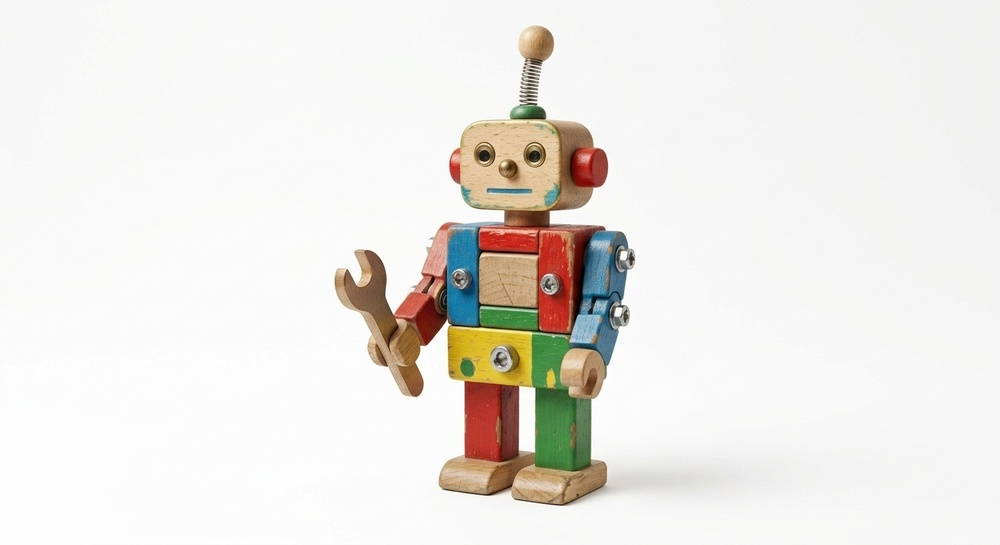
#> input picture Поиск ключевых точек и сопоставление изображений/toy.jpg, 1000 x 545 px, shrunk from 1408 x 768 before the run
$ jupyter execute lab5.ipynb
#> lines starting #> are read from the running program, lines starting #| are printed output that depends on the picture
**Лабораторная работа №5. Поиск ключевых точек и сопоставление изображений**

Выполнили Лебедкин Владислав и Травкова Ирина, группа 932302

Вариант 4

[cell 1]
import cv2
import numpy as np
import matplotlib.pyplot as plt

[cell 2]
img1 = cv2.imread('toy.jpg')
#> img1 is the input picture: shape (545, 1000, 3); mean B, G, R 228.5, 232.6, 235.6
img2 = cv2.imread('toy_on_table.jpg')
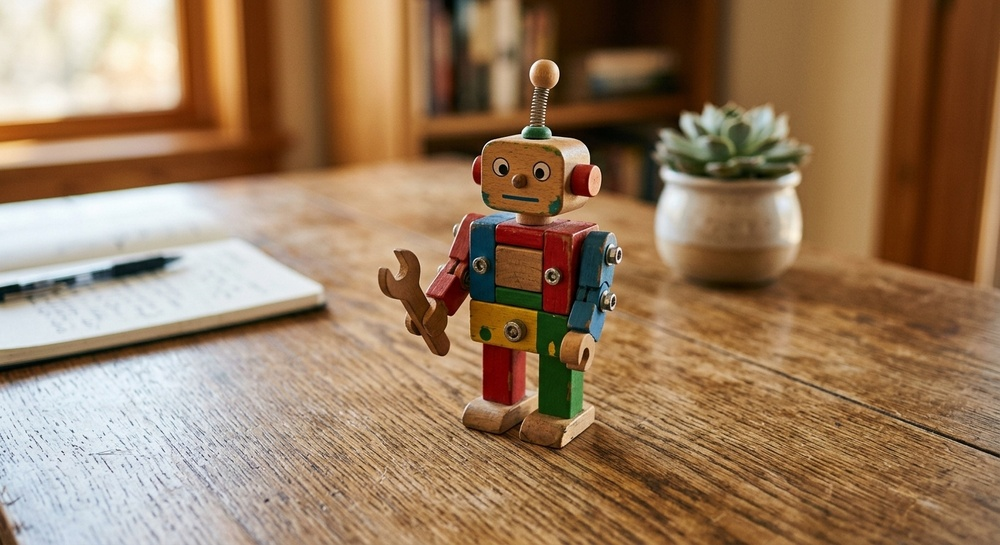
#> input picture Поиск ключевых точек и сопоставление изображений/toy_on_table.jpg, 1000 x 545 px, shrunk from 1408 x 768 before the run
#> img2 is the input picture: shape (545, 1000, 3); mean B, G, R 95, 123.9, 153.7

img1 = cv2.cvtColor(img1, cv2.COLOR_BGR2RGB)
img2 = cv2.cvtColor(img2,  cv2.COLOR_BGR2RGB)

plt.figure(figsize=(10,4))
plt.subplot(1,2,1), plt.imshow(img1, cmap='gray'), plt.title("Изображение 1"), plt.axis("off")
plt.subplot(1,2,2), plt.imshow(img2, cmap='gray'), plt.title("Изображение 2"), plt.axis("off")
plt.show()

[cell 3]
# Загрузка изображений
img1 = cv2.imread('toy.jpg', cv2.IMREAD_GRAYSCALE)  #отдельная фотография игрушки (объект)
#> img1: shape (545, 1000)
img2 = cv2.imread('toy_on_table.jpg', cv2.IMREAD_GRAYSCALE)  #фотография игрушки на фоне стола (сцена)
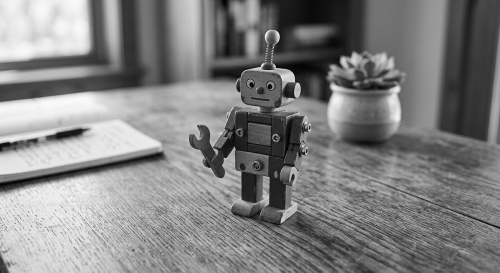
#> img2: shape (545, 1000) (shown at 1/2 size); min 0, max 255, mean 129.5

# Проверка, что изображения успешно загрузились
if img1 is None or img2 is None:
    print("Ошибка: Проверьте пути к файлам изображений!")
else:
    print("Изображения успешно загружены.")

plt.figure(figsize=(10,4))
plt.subplot(1,2,1), plt.imshow(img1, cmap='gray'), plt.title("Изображение 1"), plt.axis("off")
plt.subplot(1,2,2), plt.imshow(img2, cmap='gray'), plt.title("Изображение 2"), plt.axis("off")
plt.show()

### Задание 1. Используйте ORB для поиска ключевых точек на фотографии игрушки.

**Ключевые точки (features)** - это устойчивые элементы изображения (углы, контуры, текстурные детали), которые можно надёжно находить даже при изменении масштаба, поворота и освещённости. Для каждой ключевой точки вычисляется **дескриптор** - числовой вектор, описывающий её локальное окружение.

**Использованные методы и параметры:**

1. **ORB_create** - создание детектора ключевых точек с разными лимитами:
   - `nfeatures=1000` -максимальная плотность точек (захватывает мелкие детали и текстуры)
   - `nfeatures=500` - значение по умолчанию (оптимальный баланс)
   - `nfeatures=250` - минимальная плотность (только самые выразительные углы)

2. **detectAndCompute** - одновременный поиск ключевых точек и вычисление их 256-битных бинарных дескрипторов для каждого из трёх детекторов на обоих изображениях (всего 6 пар `kp`, `des`).

3. **drawKeypoints** - визуализация найденных точек:
   - Флаг: `DRAW_MATCHES_FLAGS_DRAW_RICH_KEYPOINTS` - отображает точки с информацией о масштабе (размер круга) и ориентации (направление)

4. **matplotlib (subplot 3×2)** - отображение шести изображений в виде сетки: три строки (по числу значений nfeatures) × два столбца (объект / сцена) для наглядного сравнения.

[cell 4]
# Создаем детекторы ORB
orb_1000 = cv2.ORB_create(nfeatures=1000)
orb_500 = cv2.ORB_create(nfeatures=500)
orb_250 = cv2.ORB_create(nfeatures=250)

# Находим ключевые точки и дескрипторы
kp1, des1 = orb_1000.detectAndCompute(img1, None)
#> kp1 = 1000 keypoints; strongest (x, y, size): (446, 321, 31), (446, 322, 37.2), (552, 216, 77.1), (622, 302, 31)
kp2, des2 = orb_1000.detectAndCompute(img2, None)
#> kp2 = 1000 keypoints; strongest (x, y, size): (618, 259, 31), (552, 135, 31), (520, 133, 31), (612, 307, 31)

kp3, des3 = orb_250.detectAndCompute(img1, None)
#> kp3 = 250 keypoints; strongest (x, y, size): (446, 321, 31), (446, 322, 37.2), (552, 216, 77.1), (622, 302, 31)
kp4, des4 = orb_250.detectAndCompute(img2, None)
#> kp4 = 250 keypoints; strongest (x, y, size): (552, 135, 31), (520, 133, 31), (552, 134, 37.2), (619, 261, 31)

kp5, des5 = orb_500.detectAndCompute(img1, None)
#> kp5 = 500 keypoints; strongest (x, y, size): (446, 321, 31), (446, 322, 37.2), (552, 216, 77.1), (622, 302, 31)
kp6, des6 = orb_500.detectAndCompute(img2, None)
#> kp6 = 500 keypoints; strongest (x, y, size): (552, 135, 31), (520, 133, 31), (612, 307, 31), (552, 134, 37.2)

print(f"Изображение 1 (1000): {len(kp1)} точек")
#| Изображение 1 (1000): 1000 точек
print(f"Изображение 2 (1000): {len(kp2)} точек")
#| Изображение 2 (1000): 1000 точек
print(f"Изображение 1 (250): {len(kp3)} точек")
#| Изображение 1 (250): 250 точек
print(f"Изображение 2 (250): {len(kp4)} точек")
#| Изображение 2 (250): 250 точек
print(f"Изображение 1 (500): {len(kp5)} точек")
#| Изображение 1 (500): 500 точек
print(f"Изображение 2 (500): {len(kp6)} точек")
#| Изображение 2 (500): 500 точек

# Визуализация ключевых точек
img1_kp = cv2.drawKeypoints(img1, kp1, None,
    flags=cv2.DRAW_MATCHES_FLAGS_DRAW_RICH_KEYPOINTS)

img2_kp = cv2.drawKeypoints(img2, kp2, None,
    flags=cv2.DRAW_MATCHES_FLAGS_DRAW_RICH_KEYPOINTS)

img3_kp = cv2.drawKeypoints(img1, kp3, None,
    flags=cv2.DRAW_MATCHES_FLAGS_DRAW_RICH_KEYPOINTS)

img4_kp = cv2.drawKeypoints(img2, kp4, None,
    flags=cv2.DRAW_MATCHES_FLAGS_DRAW_RICH_KEYPOINTS)

img5_kp = cv2.drawKeypoints(img1, kp5, None,
    flags=cv2.DRAW_MATCHES_FLAGS_DRAW_RICH_KEYPOINTS)

img6_kp = cv2.drawKeypoints(img2, kp6, None,
    flags=cv2.DRAW_MATCHES_FLAGS_DRAW_RICH_KEYPOINTS)

# Отображение результатов
plt.figure(figsize=(14, 10))

plt.subplot(3, 2, 1)
plt.imshow(cv2.cvtColor(img1_kp, cv2.COLOR_BGR2RGB))
plt.title(f"Объект (nfeatures=1000)\n{len(kp1)} точек")
plt.axis('off')

plt.subplot(3, 2, 2)
plt.imshow(cv2.cvtColor(img2_kp, cv2.COLOR_BGR2RGB))
plt.title(f"Сцена (nfeatures=1000)\n{len(kp2)} точек")
plt.axis('off')

plt.subplot(3, 2, 3)
plt.imshow(cv2.cvtColor(img3_kp, cv2.COLOR_BGR2RGB))
plt.title(f"Объект (nfeatures=250)\n{len(kp3)} точек")
plt.axis('off')

plt.subplot(3, 2, 4)
plt.imshow(cv2.cvtColor(img4_kp, cv2.COLOR_BGR2RGB))
plt.title(f"Сцена (nfeatures=250)\n{len(kp4)} точек")
plt.axis('off')

plt.subplot(3, 2, 5)
plt.imshow(cv2.cvtColor(img5_kp, cv2.COLOR_BGR2RGB))
plt.title(f"Объект (nfeatures=500)\n{len(kp5)} точек")
plt.axis('off')

plt.subplot(3, 2, 6)
plt.imshow(cv2.cvtColor(img6_kp, cv2.COLOR_BGR2RGB))
plt.title(f"Сцена (nfeatures=500)\n{len(kp6)} точек")
plt.axis('off')

plt.tight_layout()
plt.show()

### Задание 2. Сопоставьте изображение игрушки на фоне стола с её отдельным фото.

**Сопоставление (matching)** - это процесс установления соответствия между ключевыми точками двух изображений на основе сходства их дескрипторов.

**Использованные методы и параметры:**

1. **BFMatcher** - алгоритм полного перебора для сопоставления дескрипторов. Для каждого дескриптора первого изображения он сравнивает его со всеми дескрипторами второго и находит ближайший (с минимальным расстоянием).
   - Метрика: `cv2.NORM_HAMMING` (расстояние Хэмминга для бинарных дескрипторов ORB)
   - `crossCheck=False` (требуется для knnMatch)

2. **knnMatch** - поиск k ближайших соседей для каждого дескриптора
   - Параметр: `k=2` (находим лучшее и второе лучшее совпадение для применения фильтра Лоу)

3. **Фильтр Лоу (Lowe's Ratio Test)** - отсеивание неоднозначных совпадений
   - Порог: `0.75` (лучшее совпадение должно быть на 25% лучше второго)

4. **sorted** - сортировка хороших совпадений по возрастанию расстояния
   - Ключ сортировки: `lambda m: m.distance` (от самых надёжных к менее надёжным)

5. **drawMatches** - визуализация соответствий
   - Флаг: `DrawMatchesFlags_NOT_DRAW_SINGLE_POINTS` (рисуются только точки, имеющие пару)
   - Отображаются все хорошие совпадения (после сортировки)

[cell 5]
# Создание BFMatcher
bf = cv2.BFMatcher(cv2.NORM_HAMMING, crossCheck=False)

# Ищем 2 ближайших соседа для каждого дескриптора (для метода Лоу)
matches = bf.knnMatch(des1, des2, k=2)
#> matches = 1000 matches

# Применяем фильтрацию по методу Лоу (порог 0.75)
good_matches = []
for m, n in matches:
    if m.distance < 0.75 * n.distance:
        good_matches.append(m)
#> after the loop, good_matches = 24 matches

good_matches = sorted(good_matches, key=lambda m: m.distance)

print(f"Всего пар: {len(matches)}, Хороших совпадений (BF): {len(good_matches)}")
#| Всего пар: 1000, Хороших совпадений (BF): 24

# Визуализация лучших совпадений
img_matches = cv2.drawMatches(img1, kp1, img2, kp2, good_matches, None, flags=cv2.DrawMatchesFlags_NOT_DRAW_SINGLE_POINTS)

# Визуализация результатов
plt.figure(figsize=(12, 20))
plt.imshow(cv2.cvtColor(img_matches, cv2.COLOR_BGR2RGB) if len(img_matches.shape)==3 else img_matches, cmap='gray')
plt.title("Задание 2: Сопоставление объекта со сценой (ORB + BFMatcher)")
plt.axis('off')
plt.show()

### 3. Используйте FLANN для сопоставления дескрипторов.

**FLANN (Fast Library for Approximate Nearest Neighbors)** - алгоритм быстрого поиска похожих дескрипторов между двумя изображениями. В отличие от BFMatcher, использует приближённый поиск, что позволяет ускорить сопоставление при большом количестве точек.

**Использованные методы и параметры:**

1. **FlannBasedMatcher** - создание алгоритма сопоставления дескрипторов.
   - `algorithm=6` - использование LSH для бинарных дескрипторов ORB
   - `table_number=6` - количество хеш-таблиц
   - `key_size=12` - размер хеш-ключа
   - `multi_probe_level=1` - дополнительный поиск в соседних областях

2. **knnMatch** - поиск ближайших дескрипторов
   - Параметр: `k=2` (поиск двух ближайших соседей)

3. **Фильтр Лоу** - исключение неоднозначных совпадений
   - Порог: `0.75` (расстояние до лучшего совпадения должно быть меньше 75% расстояния до второго)

4. **drawMatches** - визуализация найденных соответствий
   - Показываем: `good_flann` (совпадения после фильтрации)
   - Флаг: `NOT_DRAW_SINGLE_POINTS` (не отображать точки без совпадений)

[cell 6]
index_params = dict(algorithm=6,table_number=6,key_size=12,multi_probe_level=1)

search_params = dict(checks=50)

flann = cv2.FlannBasedMatcher(index_params, search_params)
matches_flann = flann.knnMatch(des1, des2, k=2)
#> matches_flann = 1000 matches

good_flann = []

for pair in matches_flann:
    if len(pair) == 2:
        m, n = pair

        if m.distance < 0.75 * n.distance:
            good_flann.append(m)
#> after the loop, good_flann = 31 matches


good_flann = sorted(good_flann, key=lambda m: m.distance)

print(f"Всего пар: {len(matches_flann)}, Хороших совпадений (FLANN): {len(good_flann)}")
#| Всего пар: 1000, Хороших совпадений (FLANN): 31

img_matches = cv2.drawMatches(img1, kp1, img2, kp2, good_flann, None, flags=cv2.DrawMatchesFlags_NOT_DRAW_SINGLE_POINTS)
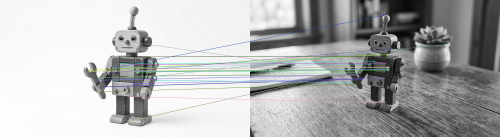
#> img_matches: shape (545, 2000, 3) (shown at 1/4 size); mean of channels 0, 1, 2 180.1, 180.1, 179.1; drawn as B, G, R

plt.figure(figsize=(12,20))
plt.imshow(cv2.cvtColor(img_matches, cv2.COLOR_BGR2RGB)),
plt.title("Совпадения FLANN")
plt.axis(False)
plt.show()

### 4. Сравните результат сопоставления с использованием BFMatcher.

**Сравнение методов сопоставления** - оценка количества и качества найденных совпадений между двумя изображениями, а также скорости работы алгоритмов.

**Использованные методы и параметры:**

1. **BFMatcher и FLANN** - сопоставление одинаковых дескрипторов ORB двумя разными методами
   - BFMatcher - полный перебор дескрипторов
   - FLANN - приближённый поиск с использованием LSH

2. **Фильтр Лоу** - сравнение количества совпадений при разных коэффициентах
   - Пороги: `0.65`, `0.75`, `0.85`
   - При увеличении порога сохраняется больше совпадений, в том числе возможных ошибочных

3. **nfeatures** - сравнение результатов при разном количестве ключевых точек
   - Значения: `250` и `1000`

4. **time.perf_counter** - измерение времени работы алгоритмов
   - Поиск выполняется 5 раз
   - Для сравнения используется медианное время выполнения

5. **Среднее расстояние дескрипторов** - оценка сходства найденных соответствий
   - Чем меньше расстояние Хэмминга, тем более похожи бинарные дескрипторы

6. **estimateAffinePartial2D (RANSAC)** - проверка геометрической согласованности найденных совпадений
   - `method=cv2.RANSAC` - исключение соответствий, не подходящих под найденное преобразование
   - `ransacReprojThreshold=4.0` - порог допустимой ошибки в пикселях

[cell 7]
print("BFMatcher:", len(good_matches))
#| BFMatcher: 24
print("FLANN:", len(good_flann))
#| FLANN: 31

bf_sorted = sorted(good_matches, key=lambda m: m.distance)
#> bf_sorted = 24 matches
flann_sorted = sorted(good_flann, key=lambda m: m.distance)
#> flann_sorted = 31 matches

img_bf = cv2.drawMatches(img1, kp1, img2, kp2, bf_sorted[:30], None, flags=2)

img_flann = cv2.drawMatches( img1, kp1, img2, kp2, flann_sorted[:30], None, flags=2)

plt.figure(figsize=(14, 9))

plt.subplot(2, 1, 1)
plt.imshow(cv2.cvtColor(img_bf, cv2.COLOR_BGR2RGB))
plt.title(f"BFMatcher: {len(good_matches)} совпадений")
plt.axis("off")

plt.subplot(2, 1, 2)
plt.imshow(cv2.cvtColor(img_flann, cv2.COLOR_BGR2RGB))
plt.title(f"FLANN: {len(good_flann)} совпадений")
plt.axis("off")

plt.tight_layout()
plt.show()
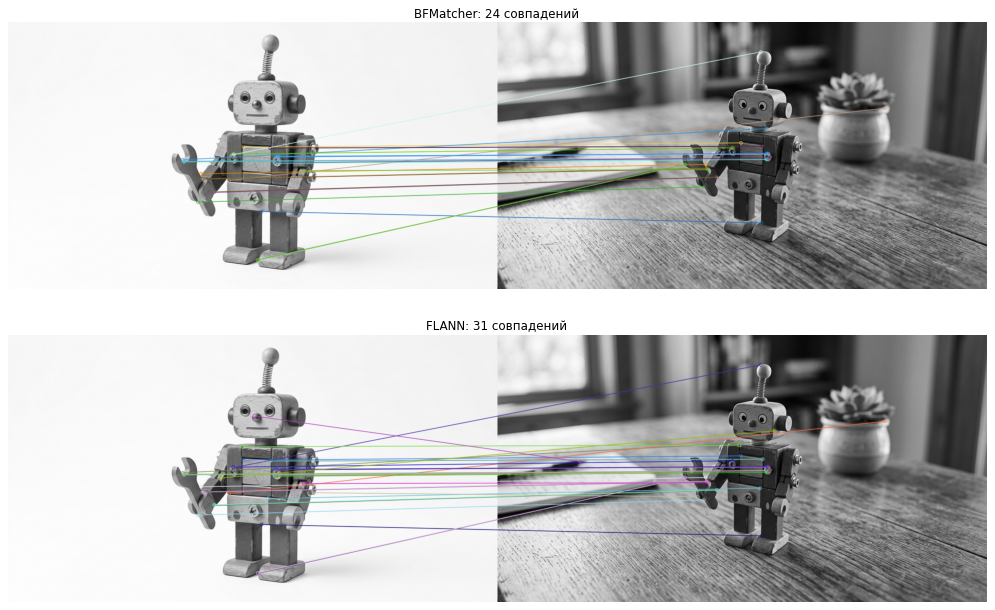
#> figure drawn by matplotlib, 2 panels

### 5. Сделайте вывод о применимости ORB для задач распознавания объектов.

**Целью блока** является комплексная оценка влияния параметров алгоритма на качество, надежность и скорость сопоставления изображений.

**Использованные методы и параметры:**
1. **Вариативность параметров:** Тестирование трех значений `nfeatures` (1000, 500, 250) и трех порогов фильтра Лоу (0.65, 0.75, 0.85) для поиска оптимального баланса.
2. **Сравнение матчеров:** BFMatcher (полный перебор) против FLANN (приближенный поиск на базе LSH).
3. **Замер производительности:** Вычисление медианного времени выполнения (`np.median`) по 5 запускам для исключения случайных скачков из-за фоновых процессов.
4. **Геометрическая проверка (RANSAC):** Использование `cv2.estimateAffinePartial2D` для отбора геометрически согласованных точек (inliers) и удаления ложных совпадений, которые не соответствуют реальному положению объекта.
5. **Визуализация:** Формирование сводной таблицы метрик, графиков зависимости совпадений от порога Лоу, диаграммы скорости работы и наглядное сравнение качества до и после очистки RANSAC.

[cell 8]
import time

cases = {
    1000: (kp1, des1, kp2, des2),
    500: (kp5, des5, kp6, des6),
    250: (kp3, des3, kp4, des4)
}

thresholds = [0.65, 0.75, 0.85]
methods = ["BFMatcher", "FLANN"]
results = {}

for nfeatures, (key1, desc1, key2, desc2) in cases.items():

    if desc1 is None or desc2 is None or len(desc2) < 2:
        print(f"Недостаточно дескрипторов: {nfeatures}")
        continue

    for method in methods:
        times = []

        for _ in range(5):
            start = time.perf_counter()

            if method == "BFMatcher":
                matcher = cv2.BFMatcher(cv2.NORM_HAMMING)
            else:
                index_params = dict(
                    algorithm=6,
                    table_number=6,
                    key_size=12,
                    multi_probe_level=1
                )
                matcher = cv2.FlannBasedMatcher(index_params, dict(checks=50))

            pairs = matcher.knnMatch(desc1, desc2, k=2)
            times.append((time.perf_counter() - start) * 1000)

        valid_pairs = [p for p in pairs if len(p) == 2]
        median_time = np.median(times)

        for threshold in thresholds:

            good = []
            for m, n in valid_pairs:
                if m.distance < threshold * n.distance:
                    good.append(m)

            good.sort(key=lambda m: m.distance)

            inliers = None
            inlier_matches = []

            if len(good) >= 4:
                pts1 = np.float32([key1[m.queryIdx].pt for m in good])
                pts2 = np.float32([key2[m.trainIdx].pt for m in good])

                affine, mask = cv2.estimateAffinePartial2D(
                    pts1, pts2,
                    method=cv2.RANSAC,
                    ransacReprojThreshold=4.0
                )

                if mask is not None:
                    accepted = mask.ravel().astype(bool)
                    inlier_matches = [ m for m, ok in zip(good, accepted) if ok]
                    inliers = len(inlier_matches)

            results[(nfeatures, method, threshold)] = {
                "pairs": len(valid_pairs),
                "good": good,
                "inliers": inliers,
                "inlier_matches": inlier_matches,
                "avg_distance": (np.mean([m.distance for m in good])if good else None),
                "time_ms": median_time
            }
#> this loop made 3 passes
#> nfeatures on passes 1 to 3: 1000, 500, 250
#> after the loop, results = 18 items


print(
    f"{'Точки':>6} {'Метод':<10} {'Лоу':>5} "
    f"{'Пары':>5} {'После':>6} {'Доля %':>7} "
    f"{'Ср.расст':>9} {'RANSAC':>7} "
    f"{'R %':>6} {'мс':>8}"
)

for nfeatures in cases:
    for threshold in thresholds:
        for method in methods:

            r = results.get((nfeatures, method, threshold))
            if r is None:
                continue

            share = (100 * len(r["good"]) / r["pairs"] if r["pairs"] else 0)

            avg = (f'{r["avg_distance"]:.1f}' if r["avg_distance"] is not None else "-")
            count = (str(r["inliers"]) if r["inliers"] is not None else "-")

            r_share = (
                f'{100 * r["inliers"] / len(r["good"]):.1f}'
                if r["inliers"] is not None and r["good"]
                else "-"
            )

            print(
                f"{nfeatures:>6} {method:<10} "
                f"{threshold:>5.2f} {r['pairs']:>5} "
                f"{len(r['good']):>6} {share:>7.1f} "
                f"{avg:>9} {count:>7} {r_share:>6} "
                f"{r['time_ms']:>8.2f}"
            )

plt.figure(figsize=(11, 5))

for nfeatures in cases:
    for method in methods:
        if (nfeatures, method, thresholds[0]) not in results:
            continue

        counts = [len(results[(nfeatures, method, t)]["good"]) for t in thresholds]

        plt.plot(thresholds, counts, marker="o",label=f"{method}, {nfeatures} точек")

plt.xlabel("Коэффициент Лоу")
plt.ylabel("Количество совпадений")
plt.title("Сравнение методов при разных порогах Лоу")
plt.xticks(thresholds)
plt.grid(alpha=0.3)
plt.legend()
plt.show()
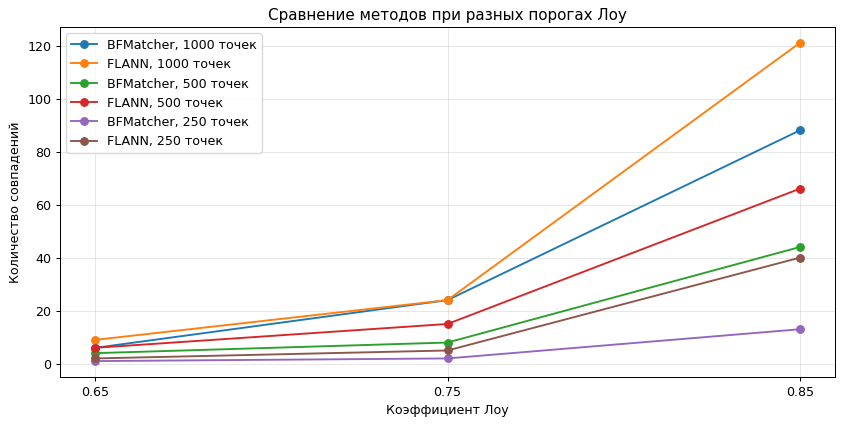
#> figure drawn by matplotlib, 1 panel


names = []
values = []

for nfeatures in cases:
    for method in methods:
        r = results.get((nfeatures, method, 0.75))

        if r is not None:
            names.append(f"{method}\n{nfeatures}")
            values.append(r["time_ms"])
#> after the loop, names = 6 items; values = [23.23, 7.66, 4.23, 2.74, 1.53, 1.31]

plt.figure(figsize=(9, 4))
plt.bar(names, values)
plt.ylabel("Время, мс")
plt.title("Сравнение скорости BFMatcher и FLANN")
plt.tight_layout()
plt.show()
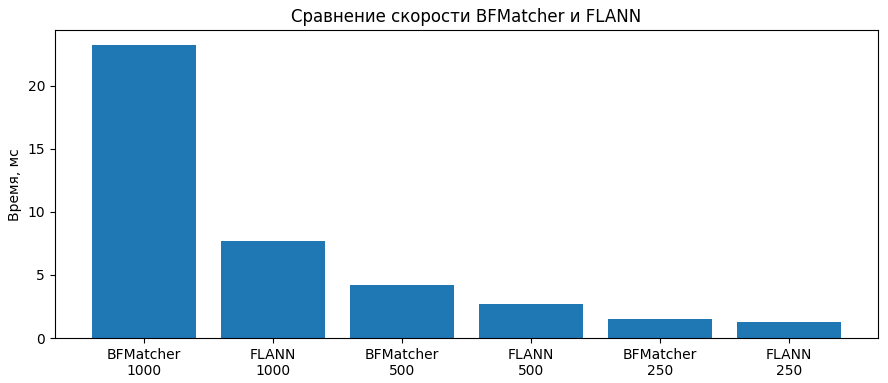
#> figure drawn by matplotlib, 1 panel; tallest bar 23.23 high, from x = -0.4 to 0.4


fig, axes = plt.subplots(2, 2, figsize=(16, 10))

for i, method in enumerate(methods):

    r = results.get((1000, method, 0.75))
    if r is None:
        continue

    variants = [
        (r["good"][:30], "После фильтра Лоу"),
        (r["inlier_matches"][:30], "После RANSAC")
    ]

    for j, (selected, label) in enumerate(variants):

        visual = cv2.drawMatches(
            img1, kp1, img2, kp2,
            selected, None,
            flags=cv2.DrawMatchesFlags_NOT_DRAW_SINGLE_POINTS
        )

        axes[j, i].imshow(cv2.cvtColor(visual, cv2.COLOR_BGR2RGB))
        axes[j, i].set_title(f"{method}: {label} — {len(selected)} показано")
        axes[j, i].axis("off")

plt.tight_layout()
plt.show()
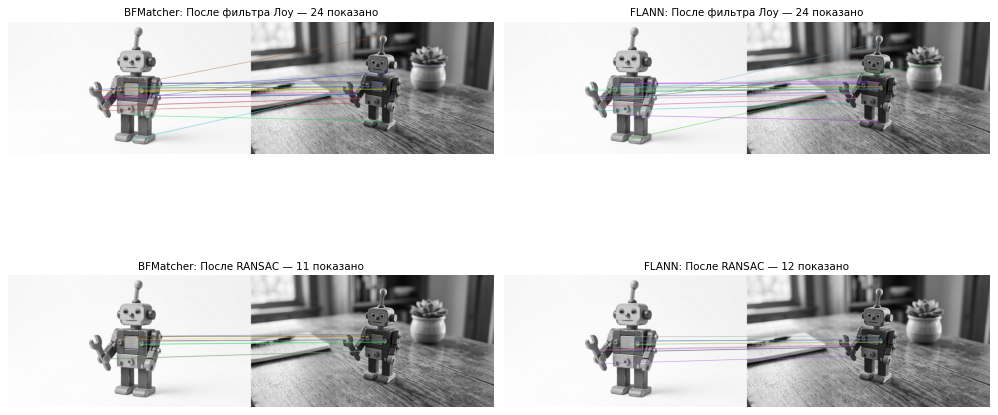
#> figure drawn by matplotlib, 4 panels
